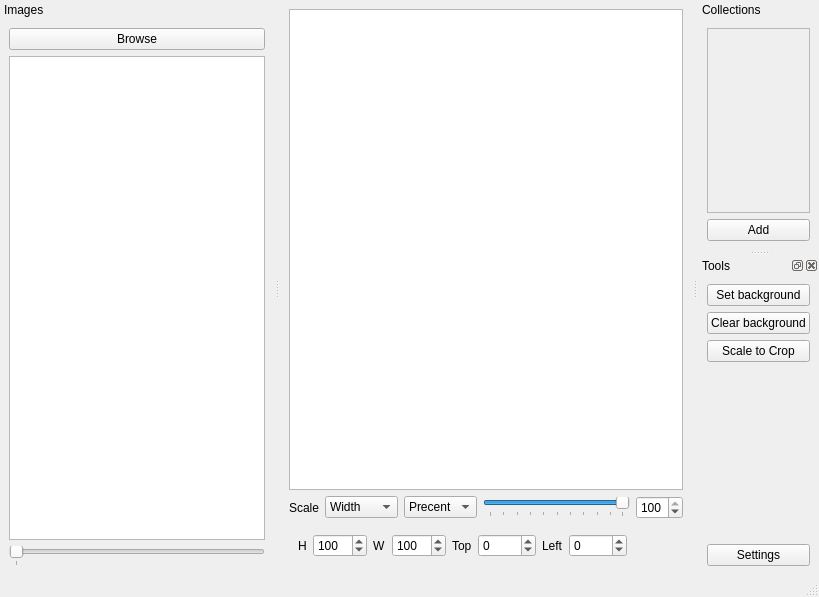
<?xml version="1.0" encoding="UTF-8"?>
<ui version="4.0">
 <class>MainWindow</class>
 <widget class="QMainWindow" name="MainWindow">
  <property name="geometry">
   <rect>
    <x>0</x>
    <y>0</y>
    <width>819</width>
    <height>597</height>
   </rect>
  </property>
  <property name="windowTitle">
   <string>ImagePrep</string>
  </property>
  <widget class="QWidget" name="centralwidget">
   <layout class="QVBoxLayout" name="verticalLayout_3">
    <item>
     <widget class="QGraphicsView" name="editorView">
      <property name="sizePolicy">
       <sizepolicy hsizetype="Expanding" vsizetype="Expanding">
        <horstretch>0</horstretch>
        <verstretch>2</verstretch>
       </sizepolicy>
      </property>
     </widget>
    </item>
    <item>
     <layout class="QHBoxLayout" name="horizontalLayout_2">
      <item>
       <widget class="QLabel" name="label">
        <property name="text">
         <string>Scale</string>
        </property>
       </widget>
      </item>
      <item>
       <widget class="QComboBox" name="scaleDirectionComboBox">
        <property name="sizePolicy">
         <sizepolicy hsizetype="Preferred" vsizetype="Fixed">
          <horstretch>1</horstretch>
          <verstretch>0</verstretch>
         </sizepolicy>
        </property>
        <item>
         <property name="text">
          <string>Width</string>
         </property>
        </item>
        <item>
         <property name="text">
          <string>Height</string>
         </property>
        </item>
       </widget>
      </item>
      <item>
       <widget class="QComboBox" name="scaleUnitComboBox">
        <item>
         <property name="text">
          <string>Precent</string>
         </property>
        </item>
        <item>
         <property name="text">
          <string>Pixels</string>
         </property>
        </item>
       </widget>
      </item>
      <item>
       <widget class="QSlider" name="imageScaleSlider">
        <property name="sizePolicy">
         <sizepolicy hsizetype="Expanding" vsizetype="Fixed">
          <horstretch>2</horstretch>
          <verstretch>0</verstretch>
         </sizepolicy>
        </property>
        <property name="minimum">
         <number>1</number>
        </property>
        <property name="maximum">
         <number>100</number>
        </property>
        <property name="value">
         <number>100</number>
        </property>
        <property name="orientation">
         <enum>Qt::Horizontal</enum>
        </property>
        <property name="tickPosition">
         <enum>QSlider::TicksBelow</enum>
        </property>
       </widget>
      </item>
      <item>
       <widget class="QSpinBox" name="imageScaleEdit">
        <property name="minimum">
         <number>1</number>
        </property>
        <property name="maximum">
         <number>100</number>
        </property>
        <property name="value">
         <number>100</number>
        </property>
       </widget>
      </item>
     </layout>
    </item>
    <item>
     <widget class="QWidget" name="widget_2" native="true">
      <layout class="QHBoxLayout" name="horizontalLayout_5">
       <item>
        <widget class="QLabel" name="label_2">
         <property name="text">
          <string>H</string>
         </property>
         <property name="buddy">
          <cstring>heightCropSpinBox</cstring>
         </property>
        </widget>
       </item>
       <item>
        <widget class="QSpinBox" name="heightCropSpinBox">
         <property name="maximum">
          <number>9999</number>
         </property>
         <property name="value">
          <number>100</number>
         </property>
        </widget>
       </item>
       <item>
        <widget class="QLabel" name="label_3">
         <property name="text">
          <string>W</string>
         </property>
         <property name="buddy">
          <cstring>widthCropSpinBox</cstring>
         </property>
        </widget>
       </item>
       <item>
        <widget class="QSpinBox" name="widthCropSpinBox">
         <property name="maximum">
          <number>9999</number>
         </property>
         <property name="value">
          <number>100</number>
         </property>
        </widget>
       </item>
       <item>
        <widget class="QLabel" name="label_4">
         <property name="text">
          <string>Top</string>
         </property>
         <property name="buddy">
          <cstring>topSpinBox</cstring>
         </property>
        </widget>
       </item>
       <item>
        <widget class="QSpinBox" name="topSpinBox">
         <property name="minimum">
          <number>-9999</number>
         </property>
         <property name="maximum">
          <number>9999</number>
         </property>
         <property name="value">
          <number>0</number>
         </property>
        </widget>
       </item>
       <item>
        <widget class="QLabel" name="label_5">
         <property name="text">
          <string>Left</string>
         </property>
         <property name="buddy">
          <cstring>leftSpinBox</cstring>
         </property>
        </widget>
       </item>
       <item>
        <widget class="QSpinBox" name="leftSpinBox">
         <property name="minimum">
          <number>-9999</number>
         </property>
         <property name="maximum">
          <number>9999</number>
         </property>
         <property name="value">
          <number>0</number>
         </property>
        </widget>
       </item>
       <item>
        <spacer name="horizontalSpacer_2">
         <property name="orientation">
          <enum>Qt::Horizontal</enum>
         </property>
         <property name="sizeHint" stdset="0">
          <size>
           <width>40</width>
           <height>20</height>
          </size>
         </property>
        </spacer>
       </item>
      </layout>
     </widget>
    </item>
   </layout>
  </widget>
  <widget class="QStatusBar" name="statusbar"/>
  <widget class="QDockWidget" name="dockWidget">
   <property name="features">
    <set>QDockWidget::DockWidgetMovable</set>
   </property>
   <property name="allowedAreas">
    <set>Qt::LeftDockWidgetArea|Qt::RightDockWidgetArea</set>
   </property>
   <property name="windowTitle">
    <string>Images</string>
   </property>
   <attribute name="dockWidgetArea">
    <number>1</number>
   </attribute>
   <widget class="QWidget" name="dockWidgetContents">
    <layout class="QVBoxLayout" name="verticalLayout">
     <item>
      <widget class="QPushButton" name="imagePathBrowseButton">
       <property name="text">
        <string>Browse</string>
       </property>
      </widget>
     </item>
     <item>
      <widget class="QListView" name="imagesSourceListView">
       <property name="movement">
        <enum>QListView::Free</enum>
       </property>
       <property name="flow">
        <enum>QListView::LeftToRight</enum>
       </property>
       <property name="resizeMode">
        <enum>QListView::Adjust</enum>
       </property>
       <property name="layoutMode">
        <enum>QListView::SinglePass</enum>
       </property>
       <property name="spacing">
        <number>5</number>
       </property>
       <property name="viewMode">
        <enum>QListView::IconMode</enum>
       </property>
       <property name="batchSize">
        <number>5</number>
       </property>
       <property name="selectionRectVisible">
        <bool>false</bool>
       </property>
      </widget>
     </item>
     <item>
      <widget class="QSlider" name="thumbnailZoomSlider">
       <property name="minimum">
        <number>100</number>
       </property>
       <property name="singleStep">
        <number>10</number>
       </property>
       <property name="orientation">
        <enum>Qt::Horizontal</enum>
       </property>
       <property name="invertedAppearance">
        <bool>false</bool>
       </property>
       <property name="invertedControls">
        <bool>false</bool>
       </property>
       <property name="tickPosition">
        <enum>QSlider::TicksBelow</enum>
       </property>
      </widget>
     </item>
    </layout>
   </widget>
  </widget>
  <widget class="QDockWidget" name="dockWidget_2">
   <property name="sizePolicy">
    <sizepolicy hsizetype="Preferred" vsizetype="MinimumExpanding">
     <horstretch>0</horstretch>
     <verstretch>0</verstretch>
    </sizepolicy>
   </property>
   <property name="features">
    <set>QDockWidget::DockWidgetMovable</set>
   </property>
   <property name="allowedAreas">
    <set>Qt::LeftDockWidgetArea|Qt::RightDockWidgetArea</set>
   </property>
   <property name="windowTitle">
    <string>Collections</string>
   </property>
   <attribute name="dockWidgetArea">
    <number>2</number>
   </attribute>
   <widget class="QWidget" name="dockWidgetContents_3">
    <layout class="QVBoxLayout" name="verticalLayout_2">
     <item>
      <widget class="QScrollArea" name="scrollArea">
       <property name="widgetResizable">
        <bool>true</bool>
       </property>
       <widget class="QWidget" name="scrollAreaWidgetContents">
        <property name="geometry">
         <rect>
          <x>0</x>
          <y>0</y>
          <width>159</width>
          <height>162</height>
         </rect>
        </property>
        <layout class="QVBoxLayout" name="verticalLayout_4">
         <item>
          <widget class="QWidget" name="sortButtonsContainer" native="true">
           <layout class="QVBoxLayout" name="verticalLayout_5">
            <item>
             <spacer name="verticalSpacer">
              <property name="orientation">
               <enum>Qt::Vertical</enum>
              </property>
              <property name="sizeHint" stdset="0">
               <size>
                <width>20</width>
                <height>40</height>
               </size>
              </property>
             </spacer>
            </item>
           </layout>
          </widget>
         </item>
        </layout>
       </widget>
      </widget>
     </item>
     <item>
      <layout class="QHBoxLayout" name="horizontalLayout">
       <item>
        <widget class="QPushButton" name="addSortTargetButton">
         <property name="text">
          <string>Add</string>
         </property>
        </widget>
       </item>
      </layout>
     </item>
    </layout>
   </widget>
  </widget>
  <widget class="QDockWidget" name="toolsDockWidget">
   <property name="allowedAreas">
    <set>Qt::AllDockWidgetAreas</set>
   </property>
   <property name="windowTitle">
    <string>Tools</string>
   </property>
   <attribute name="dockWidgetArea">
    <number>2</number>
   </attribute>
   <widget class="QWidget" name="toolsDockWidgetContents">
    <layout class="QVBoxLayout" name="verticalLayout_6">
     <item>
      <widget class="QPushButton" name="setBackgroundButton">
       <property name="text">
        <string>Set background</string>
       </property>
      </widget>
     </item>
     <item>
      <widget class="QPushButton" name="clearBackgroundButton">
       <property name="text">
        <string>Clear background</string>
       </property>
      </widget>
     </item>
     <item>
      <widget class="QPushButton" name="scaleToCropButton">
       <property name="text">
        <string>Scale to Crop</string>
       </property>
      </widget>
     </item>
     <item>
      <spacer name="verticalSpacer_2">
       <property name="orientation">
        <enum>Qt::Vertical</enum>
       </property>
       <property name="sizeHint" stdset="0">
        <size>
         <width>20</width>
         <height>40</height>
        </size>
       </property>
      </spacer>
     </item>
     <item>
      <widget class="QPushButton" name="settingsButton">
       <property name="text">
        <string>Settings</string>
       </property>
      </widget>
     </item>
    </layout>
   </widget>
  </widget>
 </widget>
 <resources/>
 <connections>
  <connection>
   <sender>imageScaleEdit</sender>
   <signal>valueChanged(int)</signal>
   <receiver>imageScaleSlider</receiver>
   <slot>setValue(int)</slot>
   <hints>
    <hint type="sourcelabel">
     <x>565</x>
     <y>406</y>
    </hint>
    <hint type="destinationlabel">
     <x>479</x>
     <y>403</y>
    </hint>
   </hints>
  </connection>
  <connection>
   <sender>imageScaleSlider</sender>
   <signal>valueChanged(int)</signal>
   <receiver>imageScaleEdit</receiver>
   <slot>setValue(int)</slot>
   <hints>
    <hint type="sourcelabel">
     <x>439</x>
     <y>409</y>
    </hint>
    <hint type="destinationlabel">
     <x>604</x>
     <y>416</y>
    </hint>
   </hints>
  </connection>
 </connections>
</ui>
